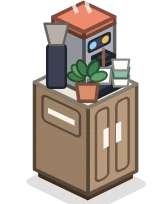
#> input picture office/assets/furn/coffee.webp, 160 x 204 px, given in place of office-day.png, which was not available
$ python meeting_room.py
#> lines starting #> are read from the running program, lines starting #| are printed output that depends on the picture; pictures that were not available may be replaced by others from this repository, and a replacement may not be noted
# Meeting room background, conference table, meeting chairs and desk chairs.
# Same iso mapping as game.py. Prints JSON layout (percent of the room) for the page.
import json
from PIL import Image, ImageDraw
import os
S=os.environ.get('OFFICE_BUILD', './')
O=S+'build/meet/'
W,H=1508,1126
B=(50,40);R=(88,65);F=(54,94);L=(4,63)
def P(u,v,h=0):
    x=(1-u)*(1-v)*B[0]+u*(1-v)*R[0]+u*v*F[0]+(1-u)*v*L[0]
    y=(1-u)*(1-v)*B[1]+u*(1-v)*R[1]+u*v*F[1]+(1-u)*v*L[1]
    return (x*W/100, y*H/100-h)
OUT=(34,38,52,255)
def shade(c,f): return tuple(max(0,min(255,int(x*f))) for x in c[:3])+(255,)
def poly(d,pts,c,ol=True): d.polygon(pts,fill=c,outline=OUT if ol else None,width=3 if ol else 0)
def box(d,u0,u1,v0,v1,h,c,top=None,h0=0):
    poly(d,[P(u1,v0,h0),P(u1,v1,h0),P(u1,v1,h),P(u1,v0,h)],shade(c,.78))
    poly(d,[P(u0,v1,h0),P(u1,v1,h0),P(u1,v1,h),P(u0,v1,h)],shade(c,.62))
    poly(d,[P(u0,v0,h),P(u1,v0,h),P(u1,v1,h),P(u0,v1,h)],top or c)
def layer():
    im=Image.new('RGBA',(W,H),(0,0,0,0)); return im,ImageDraw.Draw(im)
def crop_save(im,name,anchor=None):
    bb=im.getbbox(); c=im.crop(bb)
    sc=1200/W; c=c.resize((max(1,round(c.width*sc)),max(1,round(c.height*sc))),Image.LANCZOS)
    c.save(O+name+'.webp',quality=88)
    r={'x':round(bb[0]/W*100,2),'y':round(bb[1]/H*100,2),'w':round((bb[2]-bb[0])/W*100,2)}
    if anchor:
        ax,ay=anchor; r['ax']=round((ax-bb[0])/(bb[2]-bb[0]),3); r['ay']=round((ay-bb[1])/(bb[3]-bb[1]),3)
    return r
SEAT=38; CH=(58,64,82,255); CUSH=(92,104,140,255)
FACE={'front-left':(0,1),'front-right':(1,0),'rear-left':(-1,0),'rear-right':(0,-1)}
def chair(d,uc,vc,facing,s=.03):
    du,dv=FACE[facing]
    # star base + lift
    for a,b in [(1,0),(-1,0),(0,1),(0,-1)]:
        x,y=P(uc+a*s*1.1,vc+b*s*1.1,4); d.ellipse([x-5,y-4,x+5,y+4],fill=(30,32,40,255))
        d.line([P(uc,vc,8),P(uc+a*s*1.1,vc+b*s*1.1,6)],fill=(40,42,52,255),width=5)
    d.line([P(uc,vc,8),P(uc,vc,SEAT-6)],fill=(70,72,84,255),width=7)
    def back():
        bu,bv=uc-du*s,vc-dv*s
        if du: box(d,bu-.006,bu+.006,vc-s,vc+s,SEAT+58,CH,top=CUSH,h0=SEAT+6)
        else:  box(d,uc-s,uc+s,bv-.006,bv+.006,SEAT+58,CH,top=CUSH,h0=SEAT+6)
    behind = (du<0 or dv<0)  # backrest toward the viewer when the sitter faces the rear
    if not behind: back()
    box(d,uc-s,uc+s,vc-s,vc+s,SEAT,CH,top=CUSH,h0=SEAT-8)
    if behind: back()
def build_bg(night):
#> called with night = 0
    room=Image.open(S+'co/public/rooms/office-%s.png'%('night' if night else 'day')).convert('RGBA')
#> room is the input picture: PIL image 160x204 RGBA; mean R, G, B, A 80.4, 69.4, 60, 131.6
    lay,d=layer()
#> in layer, `im = Image.new('RGBA', (W, H), (0, 0, 0, 0))`: im: PIL image 1508x1126 RGBA; every value is 0
    # rug under the table
    poly(d,[P(.14,.24),P(.90,.24),P(.90,.76),P(.14,.76)],(64,92,120,255),ol=False)
    poly(d,[P(.17,.27),P(.87,.27),P(.87,.73),P(.17,.73)],(84,118,150,255),ol=False)
    # wall screen on the back-right wall
    poly(d,[P(.40,.012,215),P(.66,.012,215),P(.66,.012,120),P(.40,.012,120)],(22,24,32,255))
    poly(d,[P(.415,.012,207),P(.645,.012,207),P(.645,.012,128),P(.415,.012,128)],(40,120,220,255) if not night else (30,90,190,255),ol=False)
    for k,(c,hh) in enumerate([((120,220,160,255),40),((255,210,90,255),58),((255,120,140,255),30),((150,190,255,255),48)]):
        u=.44+k*.05; poly(d,[P(u,.012,140),P(u+.03,.012,140),P(u+.03,.012,140+hh),P(u,.012,140+hh)],c,ol=False)
    room.alpha_composite(lay); return room
for n in (0,1):
    build_bg(n).convert('RGB').resize((1200,896),Image.LANCZOS).save(O+'meet-%s.webp'%('night' if n else 'day'),quality=82)
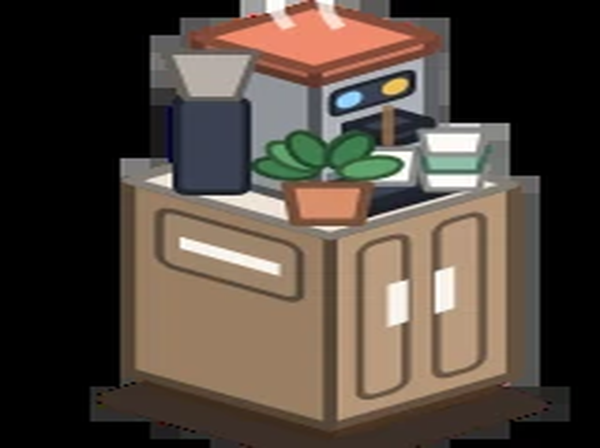
#> saved as meet-day.webp: PIL image 1200x896 RGB (shown at 1/2 size); mean R, G, B 80.5, 69.5, 60.1
#> pass 2 of the loop `for n in (0,1):`:
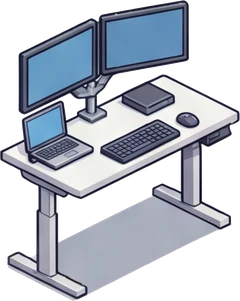
#> input picture office/assets/furn/desk-lf.webp, 240 x 301 px, given in place of office-night.png, which was not available
#> in build_bg, room is the input picture: PIL image 240x301 RGBA; mean R, G, B, A 95.8, 102, 112.8, 144.3
#> in build_bg (call 2), `room.alpha_composite(lay)`:
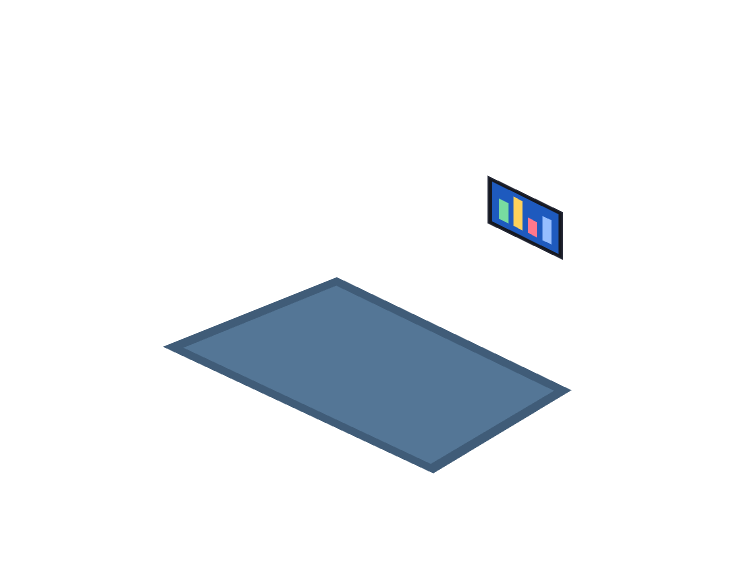
#> lay: PIL image 1508x1126 RGBA (shown at 1/2 size); mean R, G, B, A 7.7, 11, 14.1, 25; transparent parts drawn white
#> `build_bg(n).convert('RGB').resize((1200,896),Image.LANCZOS).save(O+'me..`:
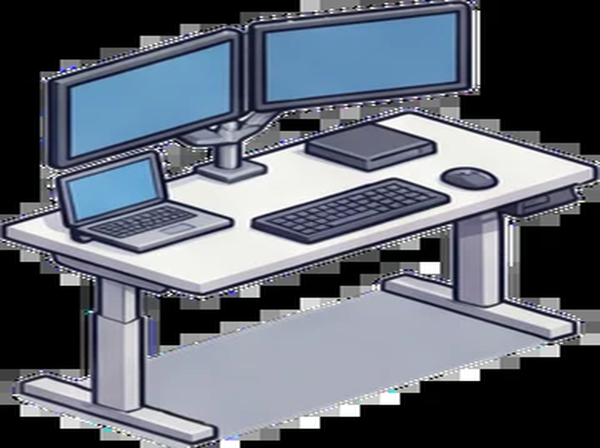
#> saved as meet-night.webp: PIL image 1200x896 RGB (shown at 1/2 size); mean R, G, B 96, 102.2, 112.9
lay_out={}
# table
im,d=layer()
for (u,v) in [(.30,.42),(.74,.42),(.30,.58),(.74,.58)]: box(d,u-.01,u+.01,v-.01,v+.01,60,(60,50,44,255))
box(d,.28,.76,.40,.60,68,(150,104,66,255),top=(178,130,86,255),h0=58)
for (u,v) in [(.38,.47),(.52,.53),(.66,.47)]:
    x,y=P(u,v,67); d.ellipse([x-9,y-5,x+9,y+5],fill=(240,240,245,255),outline=OUT,width=2)
lay_out['table']=crop_save(im,'table'); lay_out['table']['z']=500
#> in crop_save, `bb = im.getbbox()`: bb = (528, 572, 968, 845)
#> in crop_save, `c = c.resize((max(1, round(c.width * sc)), max(1, round(c.height * sc)`:
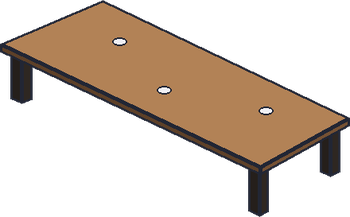
#> c: PIL image 350x217 RGBA; mean R, G, B, A 55.8, 41.9, 30, 96.5; transparent parts drawn white
#> in crop_save, `r={'x':round(bb[0]/W*100,2),'y':round(bb[1]/H*100,2),'w':round((bb[2]-..`: r = {'x': 35.01, 'y': 50.8, 'w': 29.18}
#> after `lay_out['table'] = crop_save(im, 'table')`:
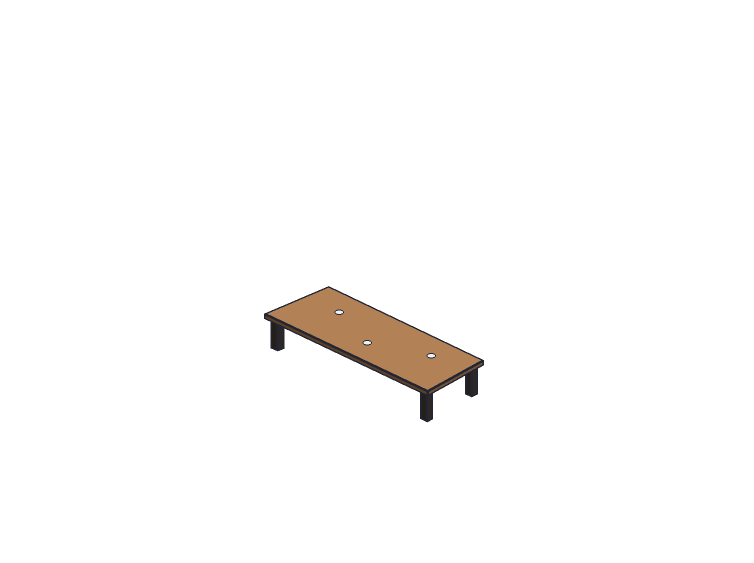
#> im: PIL image 1508x1126 RGBA (shown at 1/2 size); mean R, G, B, A 3.9, 2.9, 2.1, 6.8; transparent parts drawn white
seats=[]
SP=[(.36,.33,'front-left',300),(.52,.33,'front-left',310),(.68,.33,'front-left',320),
    (.21,.50,'front-right',400),
    (.36,.67,'rear-right',700),(.52,.67,'rear-right',710),(.68,.67,'rear-right',720),
    (.83,.50,'rear-left',650)]
for i,(u,v,f,z) in enumerate(SP):
    im,d=layer(); chair(d,u,v,f)
    r=crop_save(im,'mchair-%d'%i); front=f.startswith('rear')
    r['z']=z-5; lay_out['mchair-%d'%i]=r  # the sitter's torso hides the backrest, from either side
    x,y=P(u,v,SEAT)
    seats.append({'x':round(x/W*100,2),'y':round(y/H*100,2),'f':f,'z':z})
#> this loop made 8 passes
#> bb in crop_save on passes 1 to 8: (714, 529, 795, 656), (816, 578, 895, 704), (919, 626, 995, 753), (502, 530, 586, 657), (495, 642, 579, 753), (607, 695, 689, 805), (719, 747, 800, 857), (921, 743, 998, 852)
#> pass 1, in crop_save (call 2), `c = c.resize((max(1, round(c.width * sc)), max(1, round(c.height * sc)`:
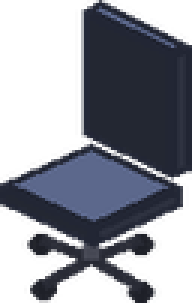
#> c: PIL image 64x101 RGBA (shown 3 times larger); mean R, G, B, A 26.4, 29.4, 39.1, 131.6; transparent parts drawn white
#> after the loop:
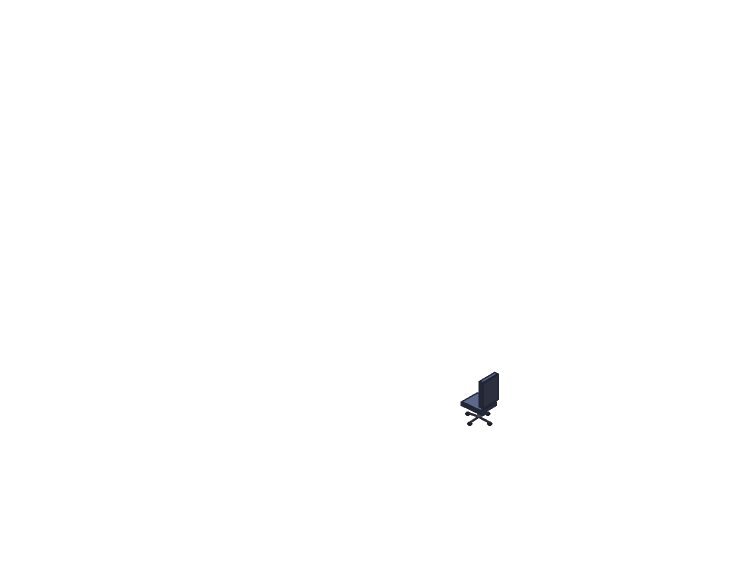
#> im: PIL image 1508x1126 RGBA (shown at 1/2 size); mean R, G, B, A 0.1, 0.1, 0.2, 0.7; transparent parts drawn white
#> after the loop, lay_out = 9 items; seats = 8 items
lay_out['seats']=seats
# standing spots around the table for overflow
stand=[]
for (u,v,f) in [(.12,.36,'front-right'),(.92,.64,'rear-left'),(.14,.68,'front-right'),(.92,.34,'rear-left'),(.44,.84,'rear-right'),(.62,.86,'rear-right')]:
    x,y=P(u,v); stand.append({'x':round(x/W*100,2),'y':round(y/H*100,2),'f':f,'z':round(y/H*1000)})
lay_out['stand']=stand
x,y=P(.12,.86); lay_out['door']={'x':round(x/W*100,2),'y':round(y/H*100,2)}
# desk chairs, one per facing, anchored at the floor under the seat
for f in FACE:
    im,d=layer(); chair(d,.5,.5,f); ax,ay=P(.5,.5,SEAT)
    lay_out['chair-'+f]=crop_save(im,'chair-'+f,anchor=(ax,ay))
#> this loop made 4 passes
#> bb in crop_save on passes 1 to 4: (700, 621, 781, 748), (696, 621, 777, 748), (700, 640, 781, 748), (697, 639, 777, 748)
#> pass 1, in crop_save (call 10), `c = c.resize((max(1, round(c.width * sc)), max(1, round(c.height * sc)`:
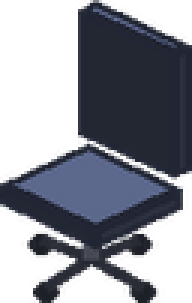
#> c: PIL image 64x101 RGBA (shown 3 times larger); mean R, G, B, A 26.4, 29.4, 39.1, 134.9; transparent parts drawn white
#> pass 2, in crop_save (call 11), `c = c.resize((max(1, round(c.width * sc)), max(1, round(c.height * sc)`:
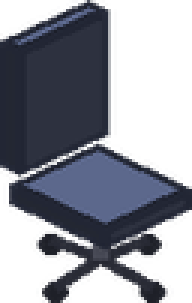
#> c: PIL image 64x101 RGBA (shown 3 times larger); mean R, G, B, A 28.1, 31.1, 41.3, 132.6; transparent parts drawn white
#> after the loop, lay_out = 16 items
print(json.dumps(lay_out))
#> (printed output is left out)
